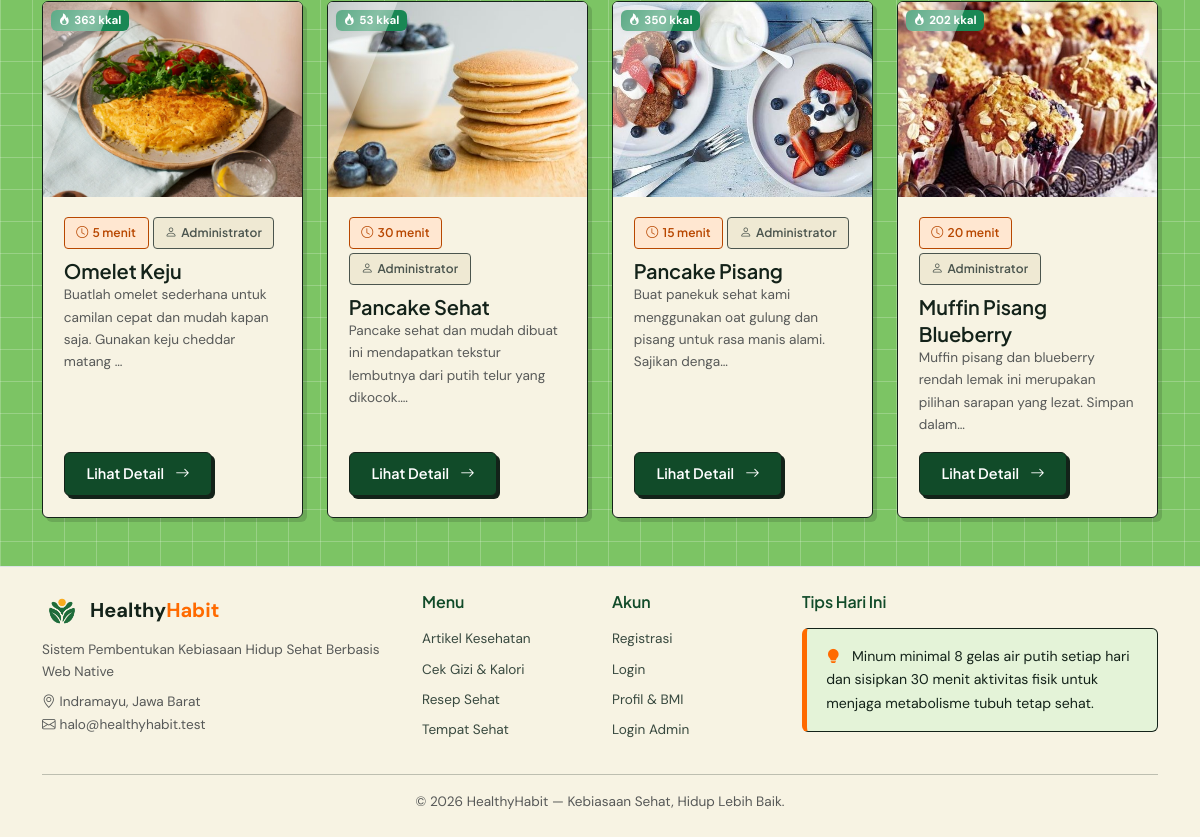
/resep (lower part), run on an earlier commit of the app's database.
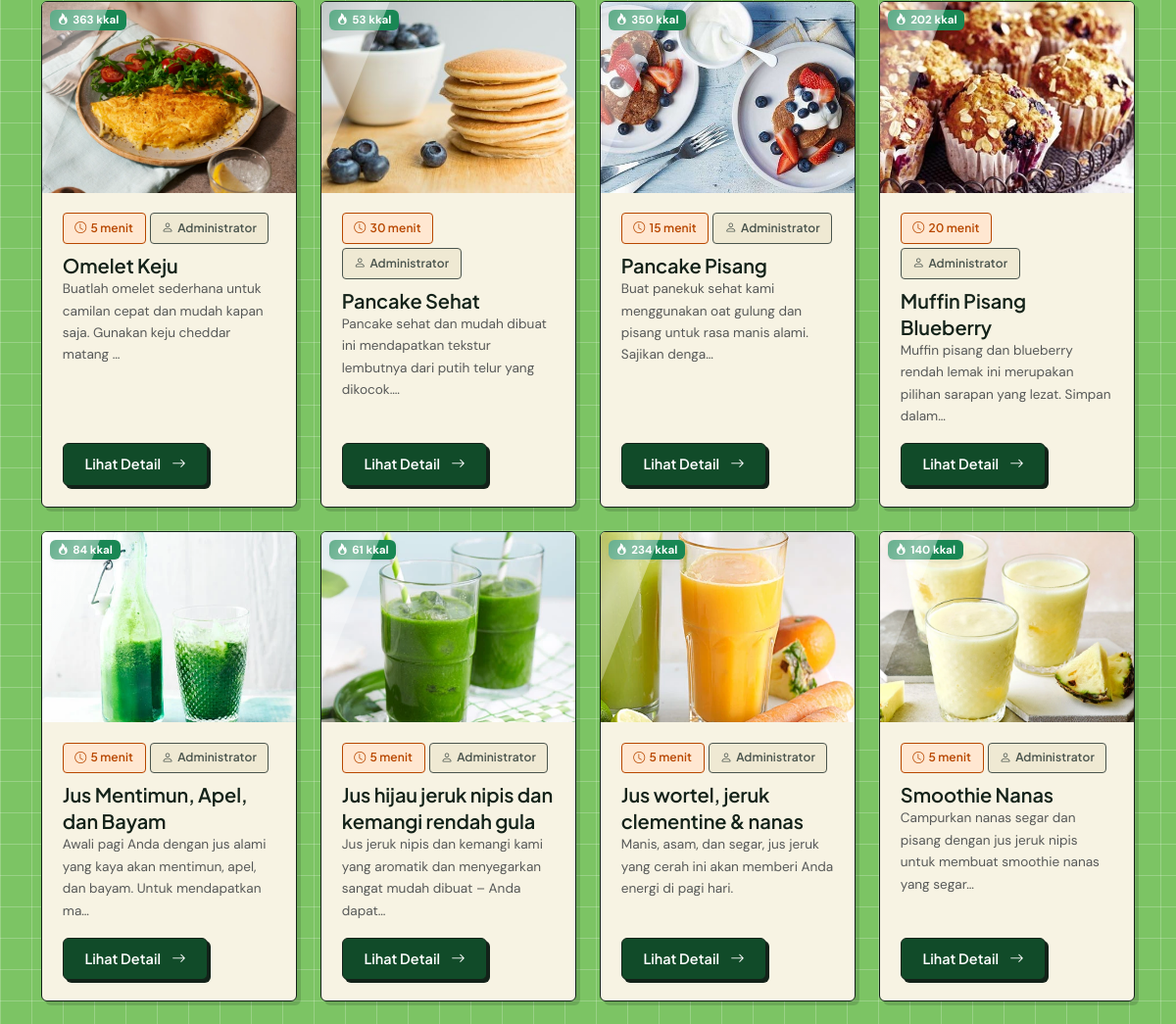
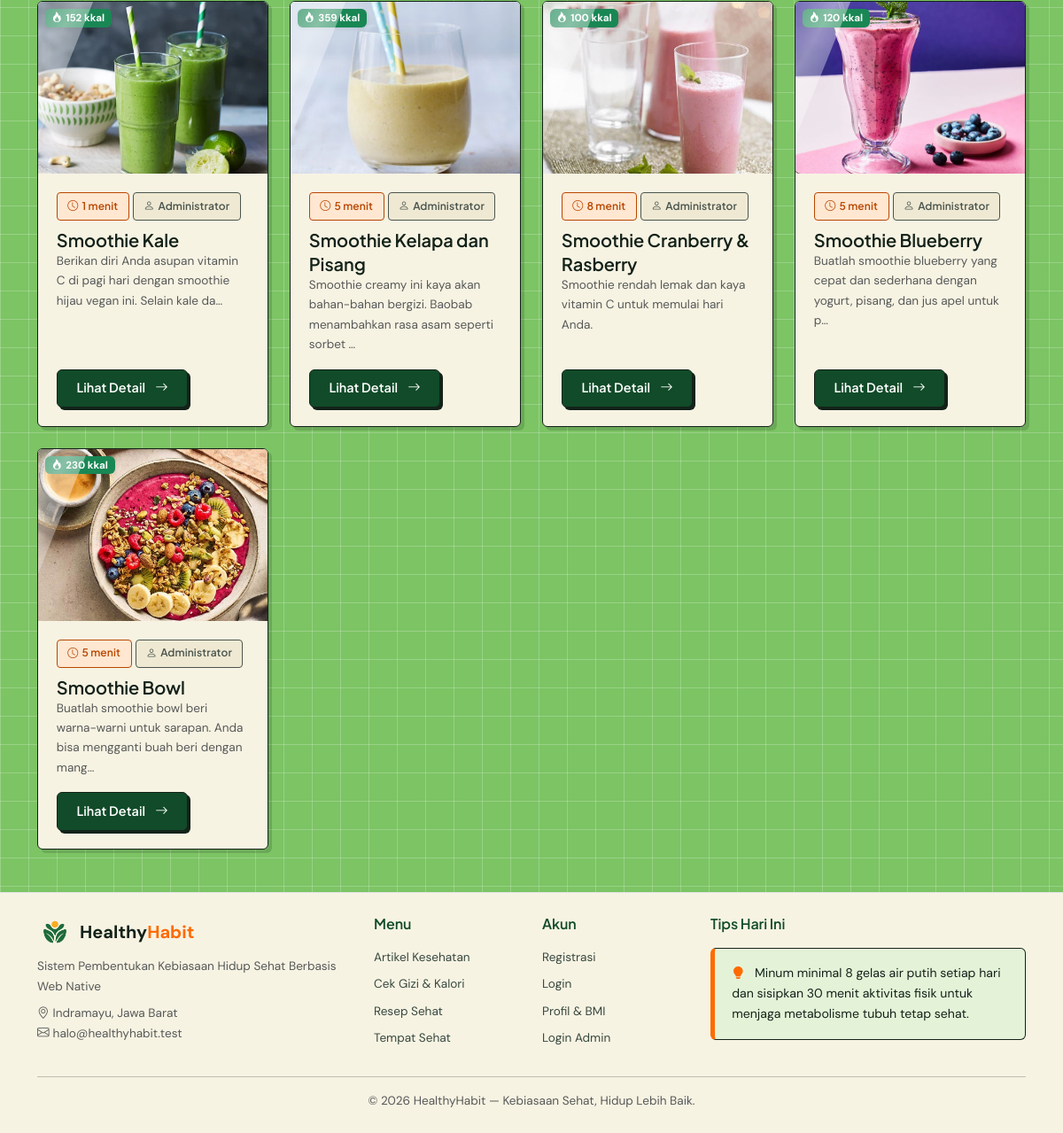
And on a later commit of the database (2 pictures, top to bottom).
### tables this page shows
CREATE TABLE `resep` (
  `id_resep` int(11) NOT NULL AUTO_INCREMENT,
  `id_admin` int(11) DEFAULT NULL,
  `judul_resep` varchar(180) NOT NULL,
  `deskripsi` varchar(255) NOT NULL,
  `bahan_bahan` text NOT NULL,
  `langkah_pembuatan` text NOT NULL,
  `waktu_masak` int(11) NOT NULL DEFAULT 0,
  `status_publikasi` enum('draft','dipublikasikan') NOT NULL DEFAULT 'draft',
  `total_kalori` int(11) NOT NULL DEFAULT 0,
  `foto_resep` varchar(255) DEFAULT NULL,
  PRIMARY KEY (`id_resep`),
  KEY `fk_resep_admin` (`id_admin`),
  CONSTRAINT `fk_resep_admin` FOREIGN KEY (`id_admin`) REFERENCES `users` (`id_pengguna`) ON DELETE SET NULL ON UPDATE CASCADE
);

CREATE TABLE `users` (
  `id_pengguna` int(11) NOT NULL AUTO_INCREMENT,
  `username` varchar(50) NOT NULL,
  `password` varchar(255) NOT NULL,
  `nama_lengkap` varchar(100) NOT NULL,
  `role` enum('admin','user') NOT NULL DEFAULT 'user',
  `berat_badan` decimal(5,2) NOT NULL DEFAULT 0.00,
  `tinggi_badan` decimal(5,2) NOT NULL DEFAULT 0.00,
  `jenis_kelamin` enum('L','P') NOT NULL DEFAULT 'L',
  `umur` int(11) NOT NULL DEFAULT 0,
  `created_at` datetime NOT NULL DEFAULT current_timestamp(),
  PRIMARY KEY (`id_pengguna`),
  UNIQUE KEY `uq_pengguna_username` (`username`)
);

### app/core/Controller.php (called while the page is built, shortened)
<?php
abstract class Controller
{
    protected function view(string $view, array $data = [], string $layout = 'main'): void
    {
        $contentFile = VIEWS_PATH . '/pages/' . $view . '.php';
        extract($data, EXTR_SKIP);
        require $contentFile;
        $content = ob_get_clean();
        $layoutFile = VIEWS_PATH . '/layouts/' . $layout . '.php';
        require $layoutFile;
    }
}

### app/controllers/ResepController.php (called while the page is built, shortened)
<?php
class ResepController extends Controller
{
    public function index(): void
    {
        $q         = $this->input('q');
        $maksWaktu = (int) $this->input('waktu');
        $this->view('resep/index', [
            'pageTitle'  => 'Resep Sehat',
            'activeNav'  => 'resep',
            'resep'      => Resep::cari($q ?: null, 'dipublikasikan', $maksWaktu ?: null),
            'q'          => $q,
            'maksWaktu'  => $maksWaktu,
        ]);
    }
}

### app/core/Router.php (called while the page is built, shortened)
<?php
class Router
{
    private array $routes = [];
    private function add(string $method, string $pattern, array $handler): void
    {
        $regex = preg_replace_callback(
            '#\{(\w+)(?::([^}]+))?\}#',
            static fn(array $m): string => '(?P<' . $m[1] . '>' . ($m[2] ?? '[^/]+') . ')',
            $pattern
        );
        $this->routes[$method][] = ['#^' . $regex . '$#', $handler, $pattern];
    }
    public function dispatch(string $uri, string $method): void
    {
        $path = (string) parse_url($uri, PHP_URL_PATH);
        $path = '/' . trim($path, '/');
        $method = strtoupper($method);
        $match  = $this->match($method, $path);
        [$handler, $params] = $match;
        [$class, $action]   = $handler;
        $controller = new $class();
        $controller->$action(...array_values($params));
    }
    private function match(string $method, string $path): ?array
    {
        foreach ($this->routes[$method] ?? [] as [$regex, $handler]) {
            if (preg_match($regex, $path, $m)) {
                $params = array_filter($m, 'is_string', ARRAY_FILTER_USE_KEY);
                return [$handler, $params];
            }
        }
        return null;
    }
}

### index.php (called while the page is built, shortened)
<?php
require_once __DIR__ . '/app/helpers/helper.php';
spl_autoload_register(function (string $class): void {
    $candidates = [
        APP_PATH . '/core/' . $class . '.php',
        APP_PATH . '/models/' . $class . '.php',
        APP_PATH . '/services/' . $class . '.php',
        APP_PATH . '/controllers/' . $class . '.php',
        APP_PATH . '/controllers/admin/' . $class . '.php',
    ];
    foreach ($candidates as $file) {
        if (is_file($file)) {
            return;
        }
    }
});
$router = new Router();
$router->dispatch(
    $_SERVER['REQUEST_URI'] ?? '/',
    $_SERVER['REQUEST_METHOD'] ?? 'GET'
);

### app/core/Database.php (called while the page is built, shortened)
<?php
class Database
{
    private static ?PDO $pdo = null;
    public static function connect(): PDO
    {
        $dsn = 'mysql:host=' . DB_HOST
            . ';port=' . DB_PORT
            . ';dbname=' . DB_NAME
            . ';charset=' . DB_CHARSET;
        try {
            self::$pdo = new PDO($dsn, DB_USER, DB_PASS, [
                PDO::ATTR_ERRMODE            => PDO::ERRMODE_EXCEPTION,
                PDO::ATTR_DEFAULT_FETCH_MODE => PDO::FETCH_ASSOC,
                PDO::ATTR_EMULATE_PREPARES   => false,
            ]);
        } catch (PDOException $ex) {
            http_response_code(500);
            exit(
                '<div style="font-family:Poppins,Arial,sans-serif;max-width:640px;margin:60px auto;padding:24px;border:1px solid #e0e0e0;border-radius:12px">'
                . '<h2 style="color:#27824B">Koneksi database gagal</h2>'
                . '<p>Pastikan <b>MySQL (XAMPP)</b> sudah berjalan, lalu impor file '
                . '<b>database/healthyhabit.sql</b> ke phpMyAdmin.</p>'
                . '<p style="color:#c0392b"><code>' . e($ex->getMessage()) . '</code></p>'
                . '</div>'
            );
        }
        return self::$pdo;
    }
}

### app/core/Model.php (called while the page is built, shortened)
<?php
abstract class Model
{
    protected static function db(): PDO
    {
        return Database::connect();
    }
}

### app/models/Resep.php (called while the page is built, shortened)
<?php
class Resep extends Model
{
    public static function cari(?string $q = null, ?string $status = 'dipublikasikan', ?int $maksWaktu = null): array
    {
        $sql = 'SELECT r.*, ad.nama_lengkap AS penulis
                FROM resep r
                LEFT JOIN users ad ON ad.id_pengguna = r.id_admin';
        $where = [];
        $params = [];
        if ($status !== null && $status !== '') {
            $where[] = 'r.status_publikasi = ?';
            $params[] = $status;
        }
        if ($where) {
            $sql .= ' WHERE ' . implode(' AND ', $where);
        }
        $sql .= ' ORDER BY r.id_resep ASC';
        $st = static::db()->prepare($sql);
        $st->execute($params);
        return $st->fetchAll();
    }
}

### app/helpers/helper.php (called while the page is built, shortened)
<?php
function e($value): string
{
    return htmlspecialchars((string) $value, ENT_QUOTES, 'UTF-8');
}
function excerpt(?string $html, int $length = 140): string
{
    $text = trim(strip_tags((string) $html));
    if (mb_strlen($text) <= $length) {
        return $text;
    }
    return mb_substr($text, 0, $length) . '…';
}
function img_url(?string $filename, string $subdir): string
{
    if ($filename && is_file(UPLOAD_PATH . '/' . $subdir . '/' . basename($filename))) {
        return UPLOAD_URL . '/' . $subdir . '/' . basename($filename);
    }
    return BASE_URL . '/assets/img/placeholder.svg';
}

### app/views/pages/resep/index.php (the view, shortened to what this page needs)
<div class="container mt-4 mb-5">
    <div class="row g-4">
                <?php foreach ($resep as $r): ?>
            <div class="col-md-6 col-xl-3">
                <div class="card-soft h-100 d-flex flex-column">
                    <div class="position-relative">
                        <div class="ratio ratio-4x3">
                            <img src="<?= img_url($r['foto_resep'], 'resep') ?>"
                                 alt="<?= e($r['judul_resep']) ?>" class="img-cover" loading="lazy">
                        </div>
                        <span class="badge text-bg-success position-absolute top-0 start-0 m-2 shadow-sm" style="z-index: 2;">
                            <i class="bi bi-fire me-1"></i><?= (int) $r['total_kalori'] ?> kkal
                        </span>
                    </div>
                    <div class="card-body d-flex flex-column flex-grow-1">
                        <div class="mb-2 d-flex flex-wrap gap-1">
                            <span class="tag orange"><i class="bi bi-clock me-1"></i><?= (int) $r['waktu_masak'] ?> menit</span>
                            <?php if (!empty($r['penulis'])): ?>
                                <span class="tag gray"><i class="bi bi-person me-1"></i><?= e($r['penulis']) ?></span>
                            <?php endif; ?>
                        </div>
                        <h5 class="card-title"><?= e($r['judul_resep']) ?></h5>
                        <p class="text-muted small flex-grow-1"><?= e(excerpt($r['deskripsi'], 95)) ?></p>
                        <a href="<?= BASE_URL ?>/resep/<?= (int) $r['id_resep'] ?>"
                           class="btn btn-sm btn-green align-self-start mt-auto">
                            Lihat Detail <i class="bi bi-arrow-right ms-1"></i>
                        </a>
                    </div>
                </div>
            </div>
        <?php endforeach; ?>
    </div>
</div>

### app/views/includes/header.php (shortened to what this page needs)
<!doctype html>
<html lang="id">
<head>
    <link href="https://cdn.jsdelivr.net/npm/bootstrap@5.3.3/dist/css/bootstrap.min.css" rel="stylesheet">
    <link href="https://cdn.jsdelivr.net/npm/bootstrap-icons@1.11.3/font/bootstrap-icons.min.css" rel="stylesheet">
    <link href="<?= BASE_URL ?>/assets/css/style.css?v=<?= APP_VERSION ?>" rel="stylesheet">
</head>
<body>
<main class="site-main">

### app/views/layouts/main.php
<?php
require VIEWS_PATH . '/includes/header.php';
echo $content;
require VIEWS_PATH . '/includes/footer.php';

### app/views/includes/footer.php (shortened to what this page needs)
</main>
<footer class="site-footer bg-white border-top mt-5">
    <div class="container py-4">
        <div class="row g-4 align-items-start">
            <div class="col-md-4">
                <div class="d-flex align-items-center gap-2 mb-2">
                    <img src="<?= BASE_URL ?>/uploads/logo/logo_healthyhabit.png" alt="Logo HealthyHabit" width="40" height="40" class="d-inline-block align-text-top">
                    <span class="fw-bold fs-5">Healthy<span class="text-accent">Habit</span></span>
                </div>
                <p class="text-muted small mb-2"><?= e(APP_TAGLINE) ?></p>
                <p class="small text-muted mb-0">
                    <i class="bi bi-geo-alt me-1"></i>Indramayu, Jawa Barat<br>
                    <i class="bi bi-envelope me-1"></i>halo@healthyhabit.test
                </p>
            </div>
            <div class="col-6 col-md-2">
                <h6 class="fw-semibold mb-3">Menu</h6>
                <ul class="list-unstyled small footer-links">
                    <li class="mb-2"><a href="<?= BASE_URL ?>/artikel">Artikel Kesehatan</a></li>
                    <li class="mb-2"><a href="<?= BASE_URL ?>/gizi">Cek Gizi &amp; Kalori</a></li>
                    <li class="mb-2"><a href="<?= BASE_URL ?>/resep">Resep Sehat</a></li>
                    <li class="mb-2"><a href="<?= BASE_URL ?>/tempat">Tempat Sehat</a></li>
                </ul>
            </div>
            <div class="col-6 col-md-2">
                <h6 class="fw-semibold mb-3">Akun</h6>
                <ul class="list-unstyled small footer-links">
                    <li class="mb-2"><a href="<?= BASE_URL ?>/auth/register">Registrasi</a></li>
                    <li class="mb-2"><a href="<?= BASE_URL ?>/auth/login">Login</a></li>
                    <li class="mb-2"><a href="<?= BASE_URL ?>/profil">Profil &amp; BMI</a></li>
                    <li class="mb-2"><a href="<?= BASE_URL ?>/admin/login">Login Admin</a></li>
                </ul>
            </div>
            <div class="col-md-4">
                <h6 class="fw-semibold mb-3">Tips Hari Ini</h6>
                <div class="tip-box">
                    <i class="bi bi-lightbulb-fill text-accent me-2"></i>
                    Minum minimal 8 gelas air putih setiap hari dan sisipkan 30 menit aktivitas
                    fisik untuk menjaga metabolisme tubuh tetap sehat.
                </div>
            </div>
        </div>
        <hr class="my-3">
        <div class="d-flex justify-content-center align-items-center">
            <small class="text-muted">&copy; <?= date('Y') ?> <?= e(APP_NAME) ?> — Kebiasaan Sehat, Hidup Lebih Baik.</small>
        </div>
    </div>
</footer>
</body>
</html>

What changed in the data, as far as the page shows it:
added resep: foto_resep (picture), total_kalori "84", waktu_masak "5", id_admin.nama_lengkap "Administrator", judul_resep "Jus Mentimun, Apel, dan Bayam", deskripsi "Awali pagi Anda dengan jus alami yang kaya akan mentimun, apel, dan bayam. Untuk mendapatkan ma…"
added resep: foto_resep (picture), total_kalori "61", waktu_masak "5", id_admin.nama_lengkap "Administrator", judul_resep "Jus hijau jeruk nipis dan kemangi rendah gula", deskripsi "Jus jeruk nipis dan kemangi kami yang aromatik dan menyegarkan sangat mudah dibuat – Anda dapat…"
added resep: foto_resep (picture), total_kalori "234", waktu_masak "5", id_admin.nama_lengkap "Administrator", judul_resep "Jus wortel, jeruk clementine & nanas", deskripsi "Manis, asam, dan segar, jus jeruk yang cerah ini akan memberi Anda energi di pagi hari."
added resep: foto_resep (picture), total_kalori "140", waktu_masak "5", id_admin.nama_lengkap "Administrator", judul_resep "Smoothie Nanas", deskripsi "Campurkan nanas segar dan pisang dengan jus jeruk nipis untuk membuat smoothie nanas yang segar…"
added resep: foto_resep (picture), total_kalori "152", waktu_masak "1", id_admin.nama_lengkap "Administrator", judul_resep "Smoothie Kale", deskripsi "Berikan diri Anda asupan vitamin C di pagi hari dengan smoothie hijau vegan ini. Selain kale da…"
added resep: foto_resep (picture), total_kalori "359", waktu_masak "5", id_admin.nama_lengkap "Administrator", judul_resep "Smoothie Kelapa dan Pisang", deskripsi "Smoothie creamy ini kaya akan bahan-bahan bergizi. Baobab menambahkan rasa asam seperti sorbet …"
added resep: foto_resep (picture), total_kalori "100", waktu_masak "8", id_admin.nama_lengkap "Administrator", judul_resep "Smoothie Cranberry & Rasberry", deskripsi "Smoothie rendah lemak dan kaya vitamin C untuk memulai hari Anda."
added resep: foto_resep (picture), total_kalori "120", waktu_masak "5", id_admin.nama_lengkap "Administrator", judul_resep "Smoothie Blueberry", deskripsi "Buatlah smoothie blueberry yang cepat dan sederhana dengan yogurt, pisang, dan jus apel untuk p…"
added resep: foto_resep (picture), total_kalori "230", waktu_masak "5", id_admin.nama_lengkap "Administrator", judul_resep "Smoothie Bowl", deskripsi "Buatlah smoothie bowl beri warna-warni untuk sarapan. Anda bisa mengganti buah beri dengan mang…"
